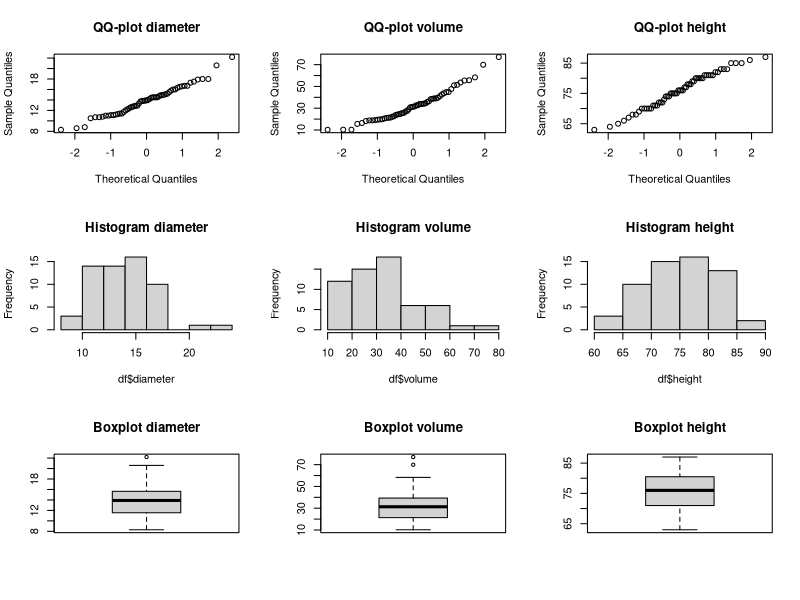
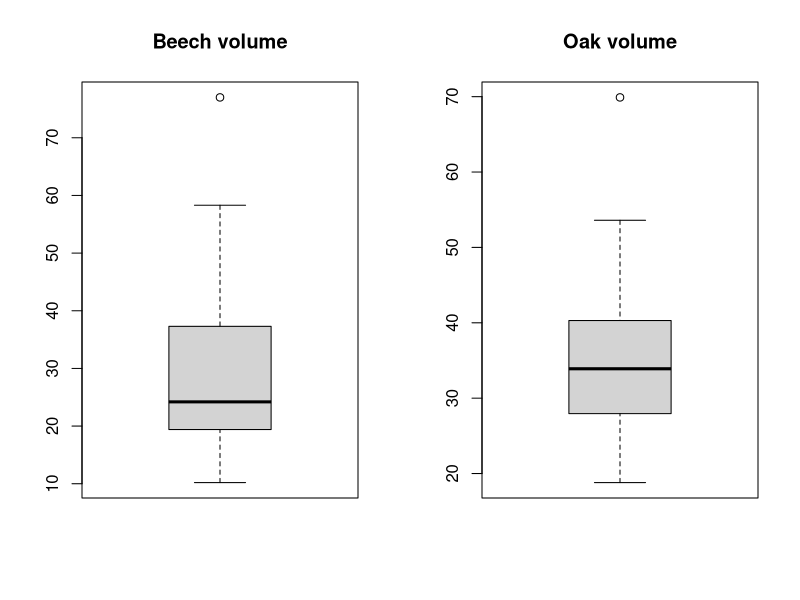
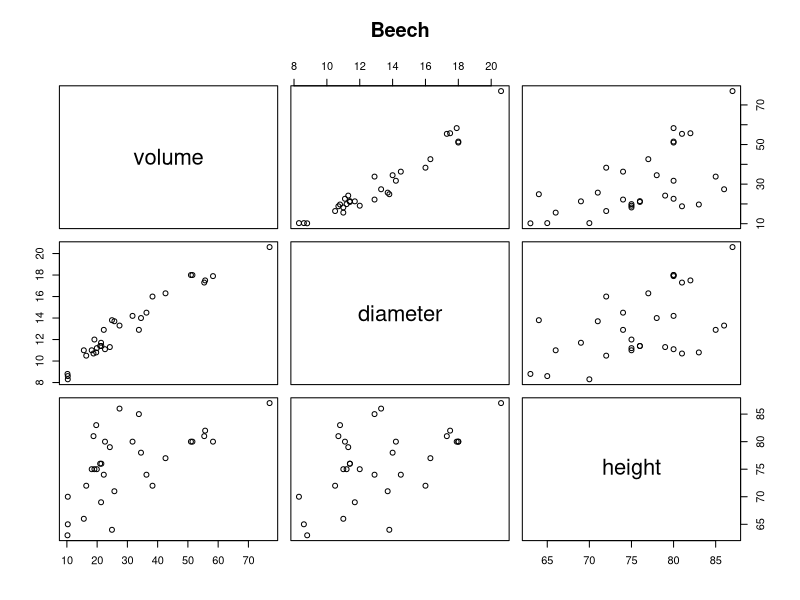
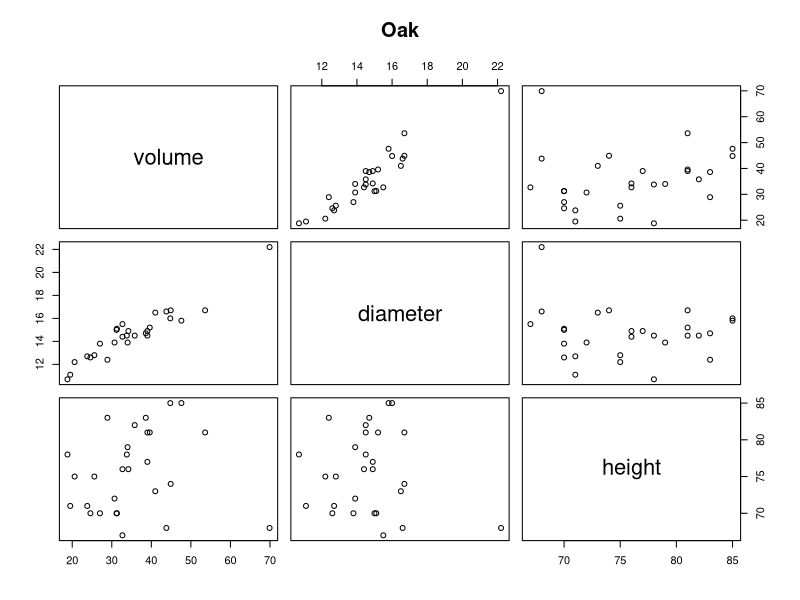
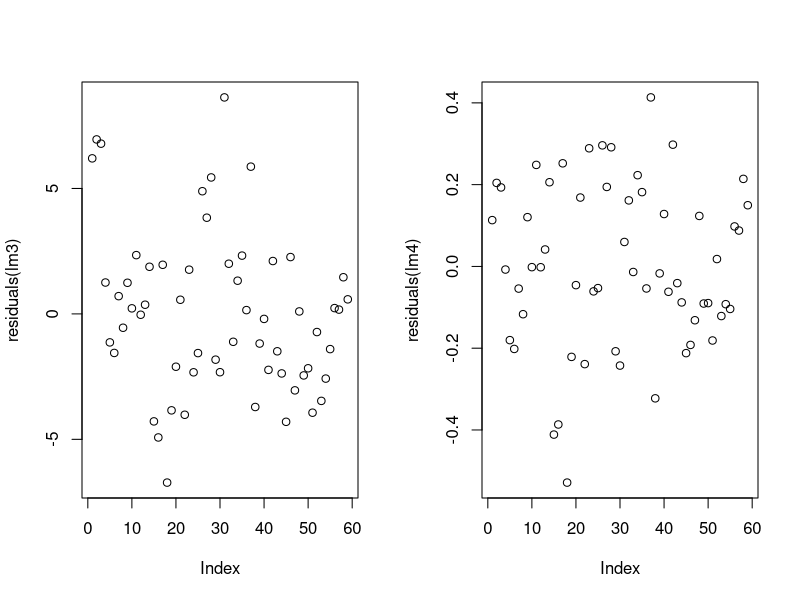

The R script that drew these images, in order:
## ---- chunk 1
data_sat = read.table("./sat.txt", header=TRUE)
expend = data_sat$expend
ratio = data_sat$ratio
salary = data_sat$salary
takers = data_sat$takers
total = data_sat$total
## ---- chunk 2
takers2=(data_sat$takers)^2
## ---- chunk 3
summary(lm(total~takers+takers2+expend))
chosen_model = lm(total~takers+takers2+expend)
# model = 1052 - 6.381 * takers + 0.04741 * takers2 + 7.914 * expend
newxdata = data.frame(expend=5, takers2=625, salary=36000, takers=25)
predict(chosen_model,newxdata,interval="prediction",level=0.95)
## ---- chunk 4
df = read.table("./treeVolume.txt", header=TRUE)
## ---- chunk 5
shapiro.test(df$diameter);shapiro.test(df$volume);shapiro.test(df$height);
par(mfrow=c(3,3));
qqnorm(df$diameter, main="QQ-plot diameter");qqnorm(df$volume, main="QQ-plot volume");qqnorm(df$height, main="QQ-plot height");
hist(df$diameter, main="Histogram diameter");hist(df$volume, main="Histogram volume");hist(df$height, main="Histogram height");
boxplot(df$diameter, main="Boxplot diameter");boxplot(df$volume, main="Boxplot volume");boxplot(df$height, main="Boxplot height")
## ---- chunk 6
# Does the type affect the volume?
fit = aov(volume ~ type, data=df)
summary(fit)
## ---- chunk 7
par(mfrow=c(1,2));
boxplot(df[df$type == "beech",]$volume, main="Beech volume");
boxplot(df[df$type == "oak",]$volume, main="Oak volume")
## ---- chunk 8
lm2 = lm(volume ~ diameter + height + type, data=df)
fit2 = anova(lm2)
fit2
## ---- chunk 9
lm2
## ---- chunk 10
predict(lm2, newdata=data.frame(height=mean(df$height), diameter=mean(df$diameter), type="beech"))
predict(lm2, newdata=data.frame(height=mean(df$height), diameter=mean(df$diameter), type="oak"))
## ---- chunk 11
par(mfrow=c(1,2))
pairs(split(df, df$type)$beech[c('volume', 'diameter', 'height')], main="Beech")
pairs(split(df, df$type)$oak[c('volume', 'diameter', 'height')], main="Oak")
## ---- chunk 12
lm3 = lm(volume ~ diameter + height, data=df)
lm4 = lm(sqrt(volume) ~ diameter + height, data=df)

par(mfrow=c(1,2))
plot(residuals(lm3))
plot(residuals(lm4))
## ---- chunk 13
my_tbl <- tibble::tribble(
       ~Model, ~R.2, ~P,
  "lm(total~expend)",0.145, 0.006,
  "lm(total~ratio)",0.007 , 0.575,
  "lm(total~salary)",0.194 , 0.001,
  "lm(total~takers)",0.787 , 2e-16 
  )

my_tbl2 <- tibble::tribble(
       ~Model, ~R.2, ~P,
  "lm(total~takers+expend)",0.820, 0.006,
  "lm(total~takers+ratio)", 0.8,   0.098,
  "lm(total~takers+salary)",0.806 , 0.039  
  )

my_tbl3 <- tibble::tribble(
       ~Model, ~R.2, ~P,
  "lm(total~takers+expend+ratio)",0.823, 0.363,
  "lm(total~takers+expend+salary)",0.820 , 0.853  
  )

require(knitr)
kable(my_tbl, digits = 3, row.names = FALSE, align = "l",
              caption = "Round 1")
kable(my_tbl2, digits = 3, row.names = FALSE, align = "c",
              caption = "Round 2")
kable(my_tbl3, digits = 3, row.names = FALSE, align = "r",
              caption = "Round 3")

## ---- chunk 14
my_tbl <- tibble::tribble(
       ~Variables, ~P,
  "takers", 2.61e-16,
  "expend" , 0.674,
  "ratio" , 0.266,
  "salary" , 0.496     
  )

my_tbl2 <- tibble::tribble(
       ~Variables, ~P,
  "takers",  2e-16,
  "ratio",    0.0339,
  "salary" , 0.0145  
  )


require(knitr)
kable(my_tbl, digits = 3, row.names = FALSE, align = "l",
              caption = "Round 1")
kable(my_tbl2, digits = 3, row.names = FALSE, align = "c",
              caption = "Round 2")


## ---- chunk 15
my_tbl <- tibble::tribble(
       ~Model, ~R.2, ~P,
  "lm(total~expend)",0.145, 0.006,
  "lm(total~ratio)",0.007 , 0.575,
  "lm(total~salary)",0.194 , 0.001,
  "lm(total~takers)",0.787 , 2e-16,
  "lm(total~takers2)",0.658 , 9.28e-13
  )


my_tbl2 <- tibble::tribble(
       ~Model, ~R.2, ~P,
  "lm(total~takers+expend)",0.820, 0.006,
  "lm(total~takers+ratio)", 0.8,   0.098,
  "lm(total~takers+salary)",0.806 , 0.039,
  "lm(total~takers+takers2)",0.873 , 8.96e-07
  )


my_tbl3 <- tibble::tribble(
       ~Model, ~R.2, ~P,
  "lm(total~takers+takers2+expend)",0.886, 0.029,
  "lm(total~takers+takers2+ratio)",0.874 , 0.634,
  "lm(total~takers+takers2+salary)",0.886 , 0.029 
  )

my_tbl4 <- tibble::tribble(
       ~Model, ~R.2, ~P,
  "lm(total~takers+takers2+expend+ratio)",0.889, 0.294,
  "lm(total~takers+takers2+expend+salary)",0.877 , 0.466
  )


require(knitr)
kable(my_tbl, digits = 3, row.names = FALSE, align = "l",
              caption = "Round 1")
kable(my_tbl2, digits = 3, row.names = FALSE, align = "c",
              caption = "Round 2")
kable(my_tbl3, digits = 3, row.names = FALSE, align = "r",
              caption = "Round 3")
kable(my_tbl4, digits = 3, row.names = FALSE, align = "r",
              caption = "Round 4")

## ---- chunk 16
my_tbl <- tibble::tribble(
       ~Variables, ~P,
  "takers", 5.26e-11,
  "expend" , 0.292,
  "ratio" , 0.454,
  "salary" , 0.968,
  "takers2" , 8.58e-06
  )

my_tbl2 <- tibble::tribble(
       ~Variables, ~P,
  "takers", 2.88e-11,
  "expend", 0.0182,
  "ratio",  0.2936,
  "takers2" , 5.31e-06
  )
my_tbl3 <- tibble::tribble(
       ~Variables, ~P,
  "takers", 8.30e-12,
  "expend" , 0.0285,
  "takers2" , 4.87e-06
  )

require(knitr)
kable(my_tbl, digits = 3, row.names = FALSE, align = "l",
              caption = "Round 1")
kable(my_tbl2, digits = 3, row.names = FALSE, align = "c",
              caption = "Round 2")
kable(my_tbl3, digits = 3, row.names = FALSE, align = "c",
              caption = "Round 3")

